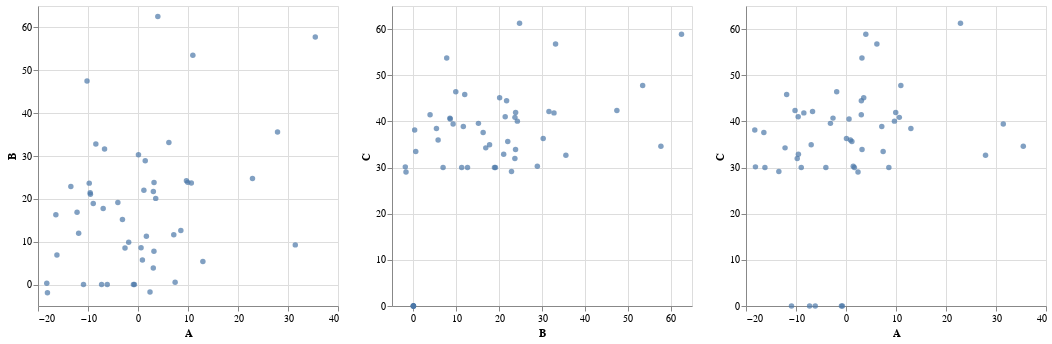

Notebook cell for this chart:
### Markdown cell above
## Causal Inference from correlation is illusive

### Code cell
AB = alt.Chart(data).mark_circle().encode(
    x="A",
    y="B")
BC= alt.Chart(data).mark_circle().encode(
    x="B",
    y="C")
AC = alt.Chart(data).mark_circle().encode(
    x="A",
    y="C")

alt.hconcat(AB, BC, AC)

### Figure 1 — Vega-Lite specification as saved in the notebook (floating-point values rounded to 4 significant figures)
{"config": {"view": {"continuousWidth": 300, "continuousHeight": 300}}, "hconcat": [{"mark": {"type": "circle"}, "encoding": {"x": {"field": "A", "type": "quantitative"}, "y": {"field": "B", "type": "quantitative"}}}, {"mark": {"type": "circle"}, "encoding": {"x": {"field": "B", "type": "quantitative"}, "y": {"field": "C", "type": "quantitative"}}}, {"mark": {"type": "circle"}, "encoding": {"x": {"field": "A", "type": "quantitative"}, "y": {"field": "C", "type": "quantitative"}}}], "data": {"name": "data-128e15fcb8062a43a9d7597d59931f18"}, "$schema": "https://vega.github.io/schema/vega-lite/v5.16.3.json", "datasets": {"data-128e15fcb8062a43a9d7597d59931f18": [{"A": -0.9093, "B": 0.0, "C": 0.0}, {"A": -0.7174, "B": 0.0, "C": 0.0}, {"A": -10.9, "B": 0.0, "C": 0.0}, {"A": -6.152, "B": 0.0, "C": 0.0}, {"A": -7.281, "B": 0.0, "C": 0.0}, {"A": -8.95, "B": 18.91, "C": 30.0}, {"A": -4.027, "B": 19.14, "C": 30.0}, {"A": -16.21, "B": 6.92, "C": 30.0}, {"A": 8.569, "B": 12.62, "C": 30.0}, {"A": 1.676, "B": 11.26, "C": 30.0}, {"A": 31.46, "B": 9.26, "C": 39.45}, {"A": -3.111, "B": 15.17, "C": 39.57}, {"A": 7.428, "B": 0.5422, "C": 33.46}, {"A": 0.09305, "B": 30.28, "C": 36.31}, {"A": 1.18, "B": 22.01, "C": 35.63}, {"A": 35.46, "B": 57.75, "C": 34.63}, {"A": -16.43, "B": 16.27, "C": 37.58}, {"A": 1.448, "B": 28.91, "C": 30.27}, {"A": 3.543, "B": 20.11, "C": 45.14}, {"A": -9.565, "B": 21.42, "C": 41.01}, {"A": 3.967, "B": 62.55, "C": 58.87}, {"A": -18.24, "B": 0.2879, "C": 38.13}, {"A": 3.071, "B": 21.74, "C": 44.46}, {"A": 9.686, "B": 24.25, "C": 40.06}, {"A": -2.6, "B": 8.522, "C": 40.71}, {"A": 22.9, "B": 24.76, "C": 61.27}, {"A": -18.11, "B": -1.891, "C": 30.14}, {"A": 10.67, "B": 23.69, "C": 40.87}, {"A": -6.691, "B": 31.62, "C": 42.13}, {"A": -12.19, "B": 16.88, "C": 34.26}, {"A": -10.19, "B": 47.47, "C": 42.38}, {"A": 2.405, "B": -1.731, "C": 29.05}, {"A": -8.43, "B": 32.8, "C": 41.84}, {"A": -11.87, "B": 11.97, "C": 45.81}, {"A": 12.98, "B": 5.373, "C": 38.44}, {"A": 3.189, "B": 7.769, "C": 53.74}, {"A": -13.43, "B": 22.89, "C": 29.13}, {"A": -1.861, "B": 9.884, "C": 46.4}, {"A": 0.8815, "B": 5.759, "C": 35.99}, {"A": 27.91, "B": 35.57, "C": 32.69}, {"A": 3.206, "B": 23.83, "C": 33.88}, {"A": 3.058, "B": 3.885, "C": 41.44}, {"A": -6.964, "B": 17.77, "C": 34.94}, {"A": -9.519, "B": 21.06, "C": 32.88}, {"A": 10.97, "B": 53.49, "C": 47.79}, {"A": 9.945, "B": 23.85, "C": 41.91}, {"A": -9.753, "B": 23.67, "C": 31.94}, {"A": 7.155, "B": 11.64, "C": 38.88}, {"A": 0.6101, "B": 8.577, "C": 40.53}, {"A": 6.174, "B": 33.16, "C": 56.74}]}}
